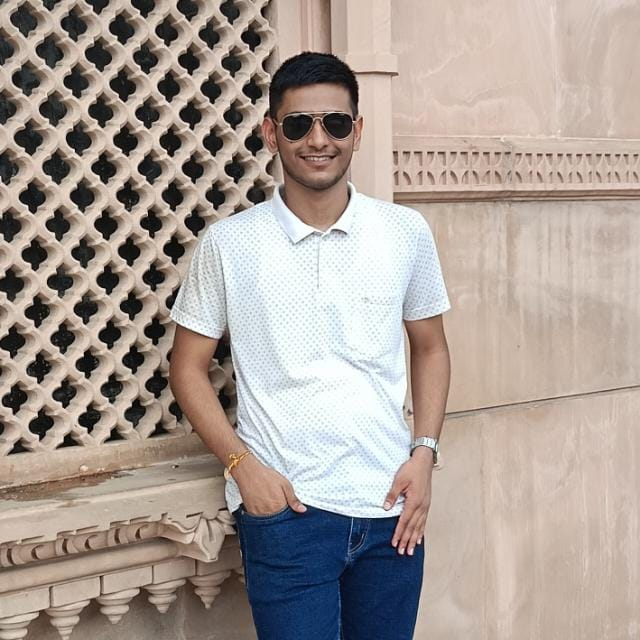
#> input picture resources/images/rishabh.jpeg, 640 x 640 px, given in place of the camera
$ python main.py
#> lines starting #> are read from the running program, lines starting #| are printed output that depends on the picture; after the words box and inside, x2 and y2 are one past the last pixel; in counts of white or black regions, pixels touching at a corner belong together
import cv2
import numpy as np
from collections import deque

# Webcam
cap = cv2.VideoCapture(0)

# Canvas
ret, frame = cap.read()
#> frame is the input picture: shape (640, 640, 3); mean B, G, R 150.6, 158, 169.6
canvas = np.zeros_like(frame)

# Narrowed Orange HSV Range (to avoid red shirt confusion)
lower_orange = np.array([8, 150, 150])
upper_orange = np.array([20, 255, 255])

# State
draw_mode = "pen"  # "pen", "eraser"
pen_color = (0, 0, 255)  # Red ink
pen_thickness = 6

# For smoothing cursor
pts = deque(maxlen=8)  # last few points

while True:
    ret, frame = cap.read()
    if not ret:
        break

    frame = cv2.flip(frame, 1)  # Mirror
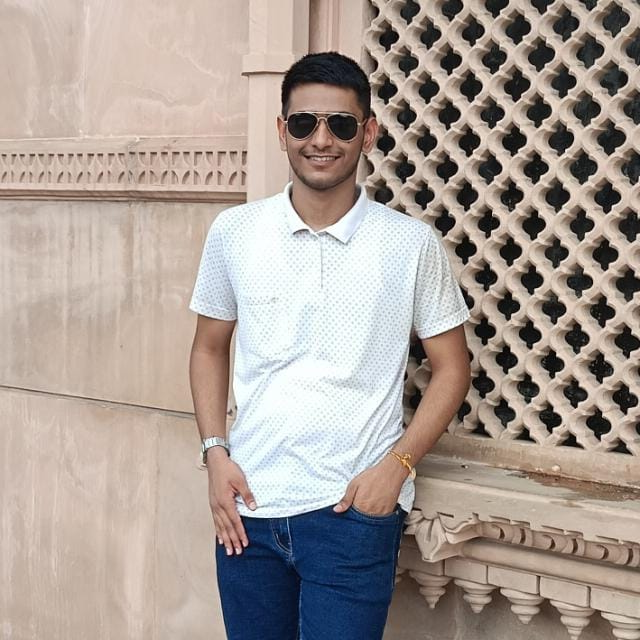
#> frame: shape (640, 640, 3); mean B, G, R 150.6, 158, 169.6
    hsv = cv2.cvtColor(frame, cv2.COLOR_BGR2HSV)
#> hsv: shape (640, 640, 3); mean H, S, V 31.9, 52.3, 174.7

    # Mask for orange object
    mask = cv2.inRange(hsv, lower_orange, upper_orange)
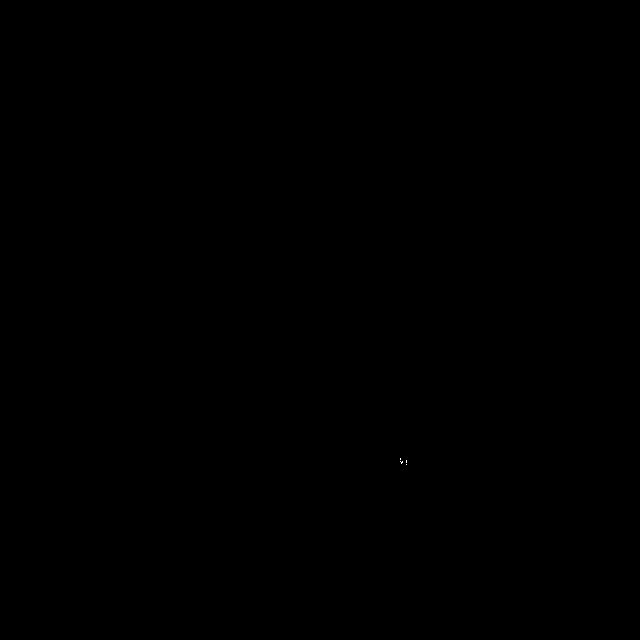
#> mask: shape (640, 640); 0% white in thin lines or dots, all inside (x1, y1, x2, y2) = (400, 458, 407, 465)

    # Clean mask
    mask = cv2.morphologyEx(mask, cv2.MORPH_OPEN, np.ones((5, 5), np.uint8))
#> mask: shape (640, 640); every value is 0
    mask = cv2.morphologyEx(mask, cv2.MORPH_DILATE, np.ones((5, 5), np.uint8))

    # Find contours
    contours, _ = cv2.findContours(mask, cv2.RETR_EXTERNAL, cv2.CHAIN_APPROX_SIMPLE)
#> contours = []

    cursor = None
    if contours:
        # Biggest contour
        c = max(contours, key=cv2.contourArea)
        if cv2.contourArea(c) > 1000:  # ignore tiny dots
            (x, y, w, h) = cv2.boundingRect(c)
            cursor = (x + w // 2, y + h // 2)
            pts.append(cursor)

            # Draw cursor point
            cv2.circle(frame, cursor, 10, (255, 255, 255), -1)
            cv2.circle(frame, cursor, 5, (0, 165, 255), -1)  # Orange center

            # Smooth cursor movement
            if len(pts) > 1 and pts[-2] is not None:
                if draw_mode == "pen":
                    cv2.line(canvas, pts[-2], pts[-1], pen_color, pen_thickness)
                elif draw_mode == "eraser":
                    cv2.line(canvas, pts[-2], pts[-1], (0, 0, 0), 40)

    else:
        pts.clear()  # reset if object lost

    # Tool Buttons (Pen, Erase, Clear)
    cv2.rectangle(frame, (10, 10), (110, 60), (0, 0, 255), -1)  # Pen
    cv2.putText(frame, "PEN", (25, 45), cv2.FONT_HERSHEY_SIMPLEX, 1, (255, 255, 255), 2)

    cv2.rectangle(frame, (130, 10), (230, 60), (255, 255, 255), -1)  # Eraser
    cv2.putText(frame, "ERASE", (135, 45), cv2.FONT_HERSHEY_SIMPLEX, 0.8, (0, 0, 0), 2)

    cv2.rectangle(frame, (250, 10), (350, 60), (0, 255, 0), -1)  # Clear
    cv2.putText(frame, "CLEAR", (260, 45), cv2.FONT_HERSHEY_SIMPLEX, 0.8, (0, 0, 0), 2)
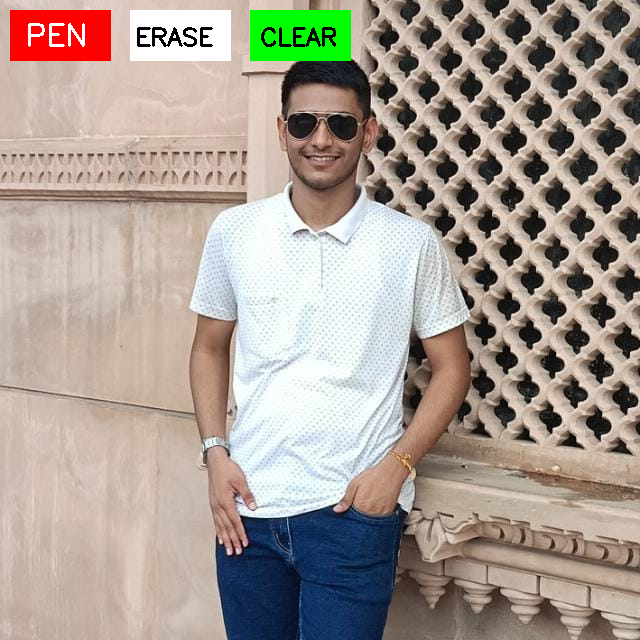
#> frame: shape (640, 640, 3); mean B, G, R 147.1, 156.8, 167.8

    # Check cursor inside buttons
    if cursor:
        x, y = cursor
        if 10 < x < 110 and 10 < y < 60:
            draw_mode = "pen"
        elif 130 < x < 230 and 10 < y < 60:
            draw_mode = "eraser"
        elif 250 < x < 350 and 10 < y < 60:
            canvas = np.zeros_like(frame)

    # Overlay drawing
    combined = cv2.add(frame, canvas)

    cv2.imshow("Digital Pen", combined)
    cv2.imshow("Mask", mask)  # Debugging mask

    if cv2.waitKey(1) & 0xFF == ord('q'):
#> (key q is pressed here)
        break

cap.release()
cv2.destroyAllWindows()
